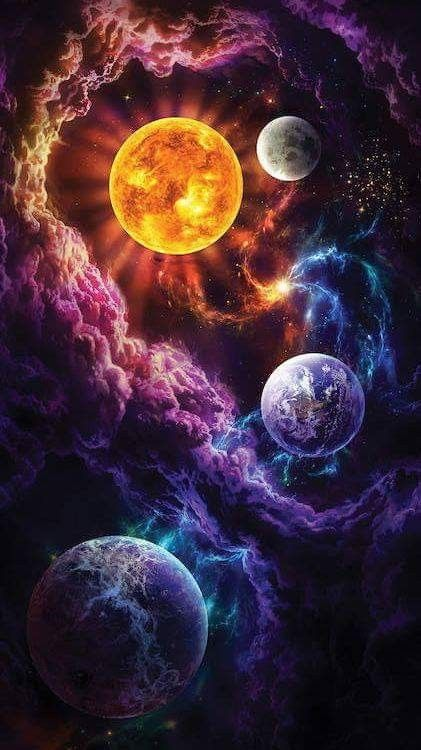
#> input picture Tarefa 5/uni.jpg, 421 x 750 px
$ python 01.py
#> lines starting #> are read from the running program, lines starting #| are printed output that depends on the picture
import cv2
import numpy as np
import time

ESCAPE_KEY_ASCII = 27

img = cv2.imread("uni.jpg", 0)
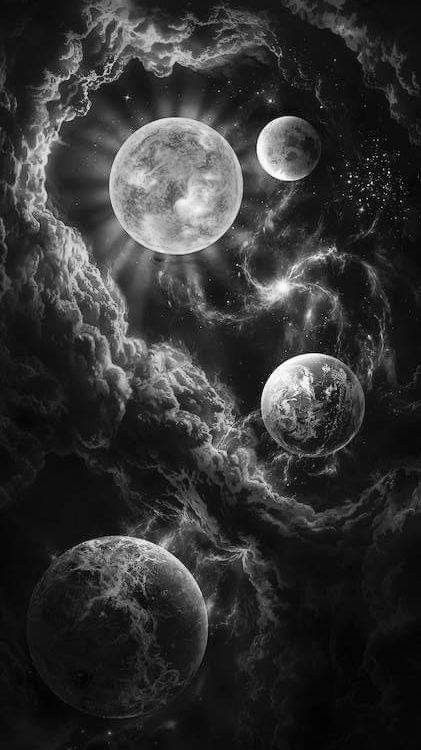
#> img: shape (750, 421); min 0, max 255, mean 50.7
imglimiar = img
windowTitle = "Limiarizacao"
cv2.namedWindow(windowTitle)

def onChange(value):
    #print("valor alterado", value)
    pass

cv2.createTrackbar("limiar", windowTitle, 127, 255, onChange)

before_limiar = 127
update = False
cont_time = 0

while(True):

    after_limiar = cv2.getTrackbarPos("limiar", windowTitle)

    if before_limiar != after_limiar:
        update = True
        cont_time = time.time()
        before_limiar = after_limiar

    if update == True and time.time() - cont_time > 1:
        limiar, imglimiar = cv2.threshold(img, after_limiar, 255, cv2.THRESH_BINARY)
        update = False

    cv2.imshow(windowTitle, imglimiar)
    k = cv2.waitKey(1) & 0xFF
#> (key Esc is pressed here)
    if k == ESCAPE_KEY_ASCII:
        break

cv2.destroyAllWindows()

$ run again, with Tarefa 5/dog.jpg copied over Tarefa 5/uni.jpg
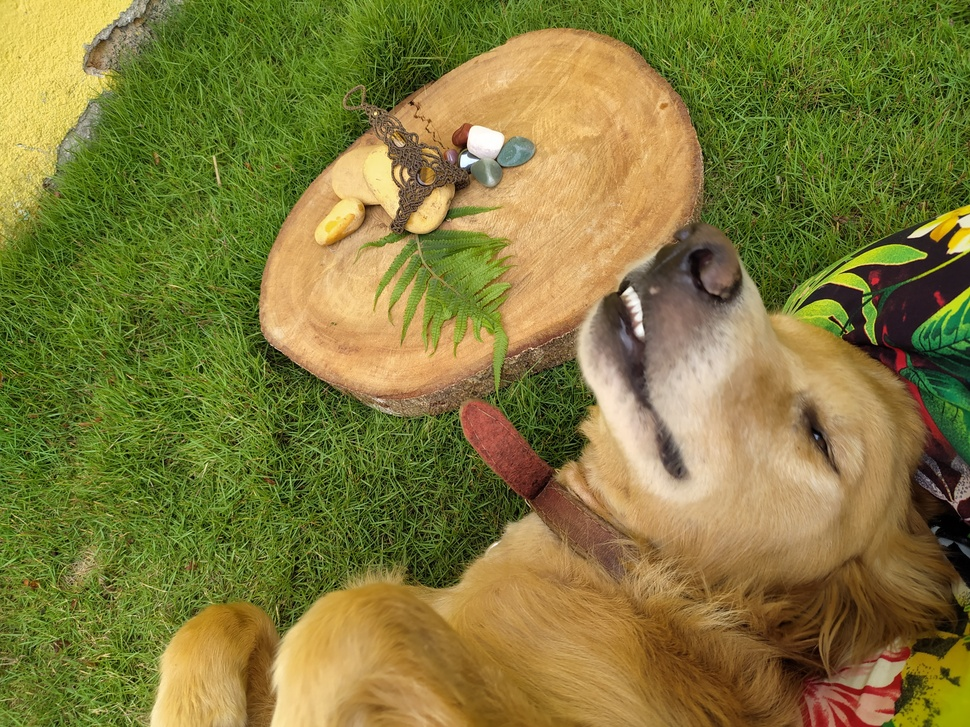
#> input picture Tarefa 5/dog.jpg, 970 x 727 px, shrunk from 4000 x 3000 before the run
#> `img = cv2.imread("uni.jpg", 0)`:
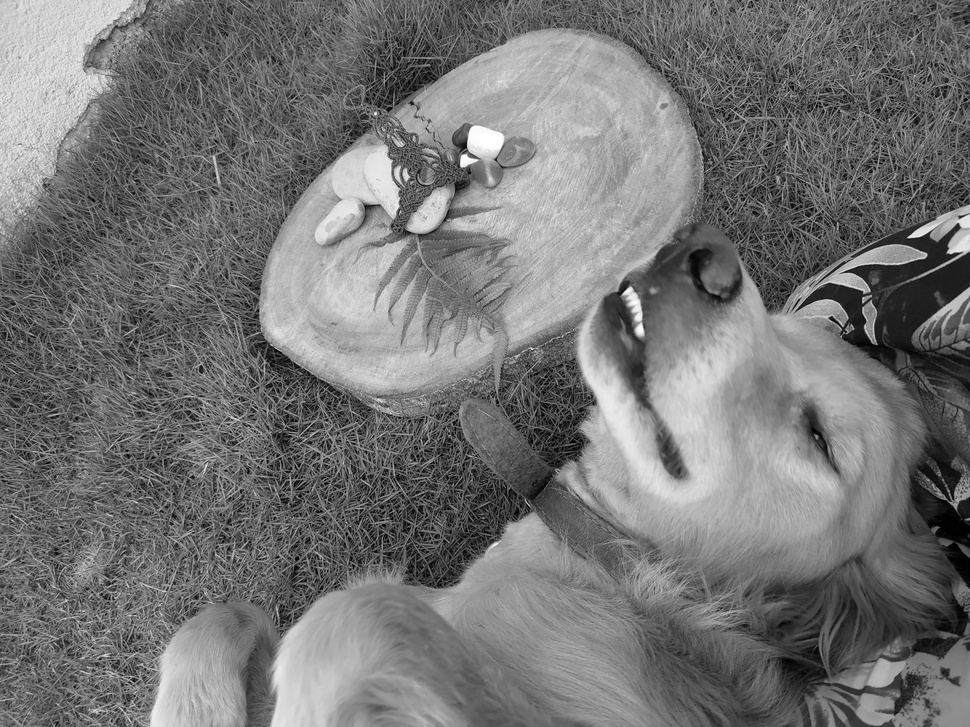
#> img: shape (727, 970); min 0, max 255, mean 116.9
